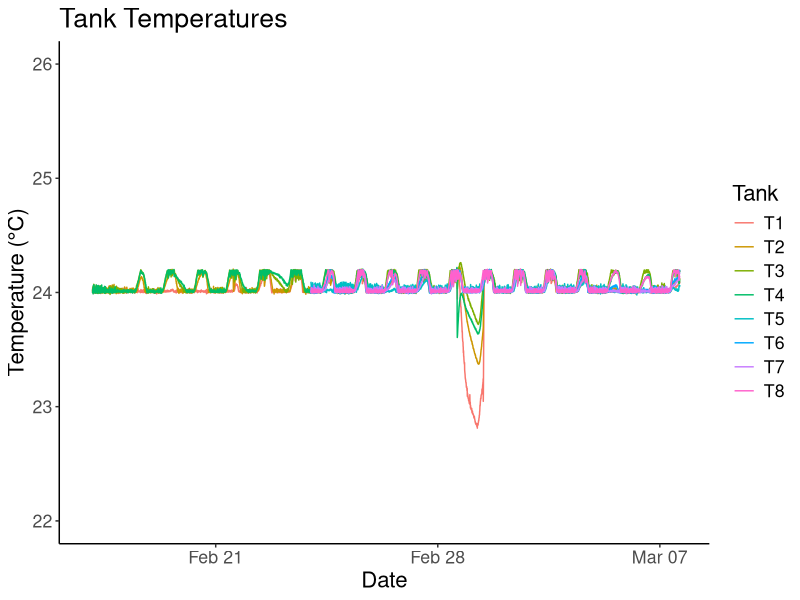
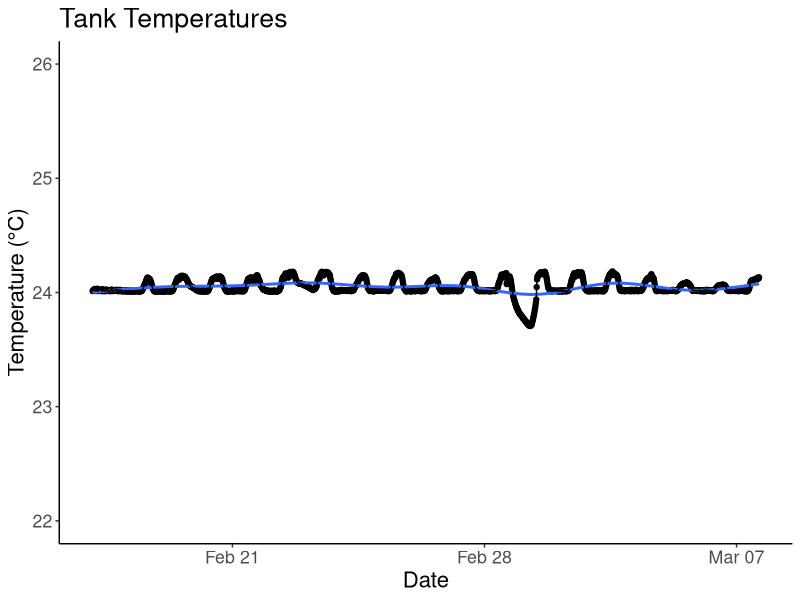
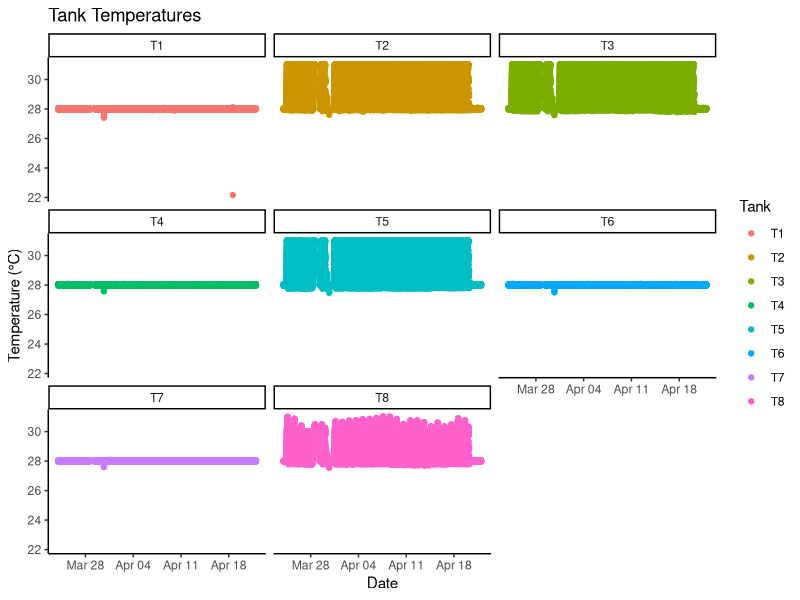
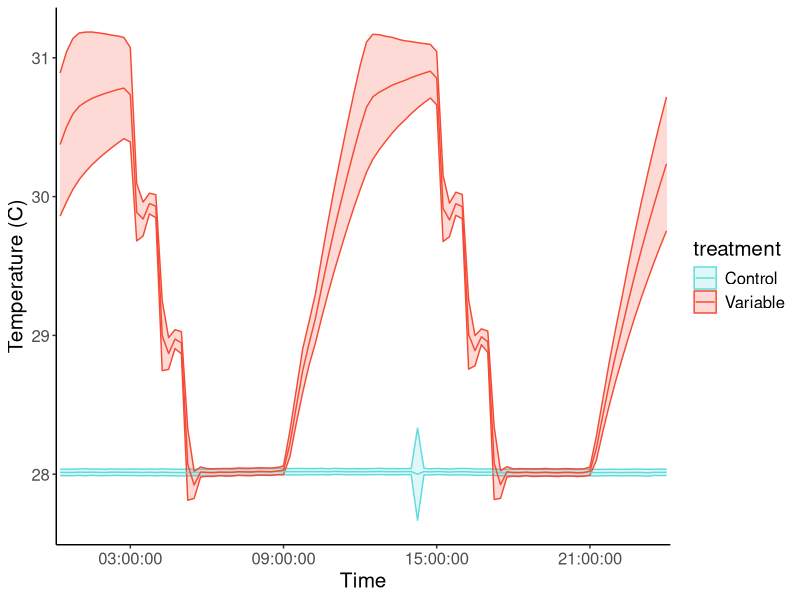
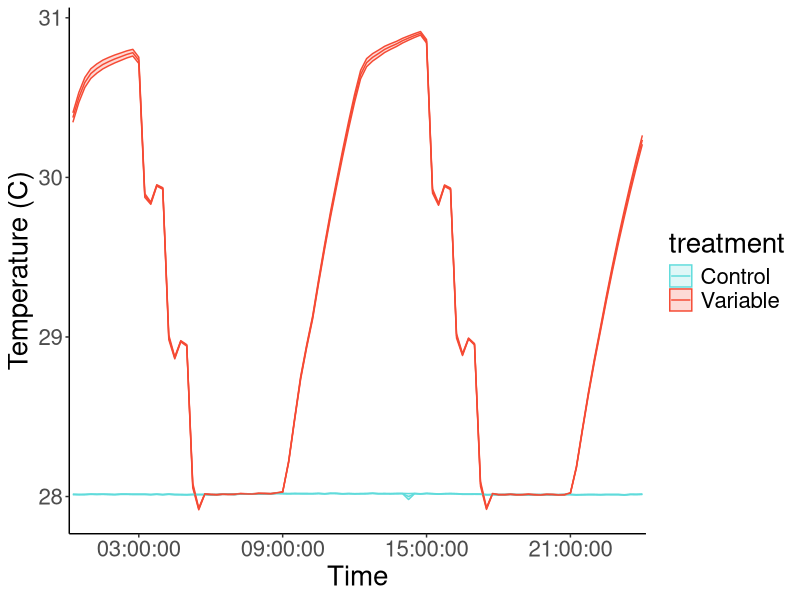
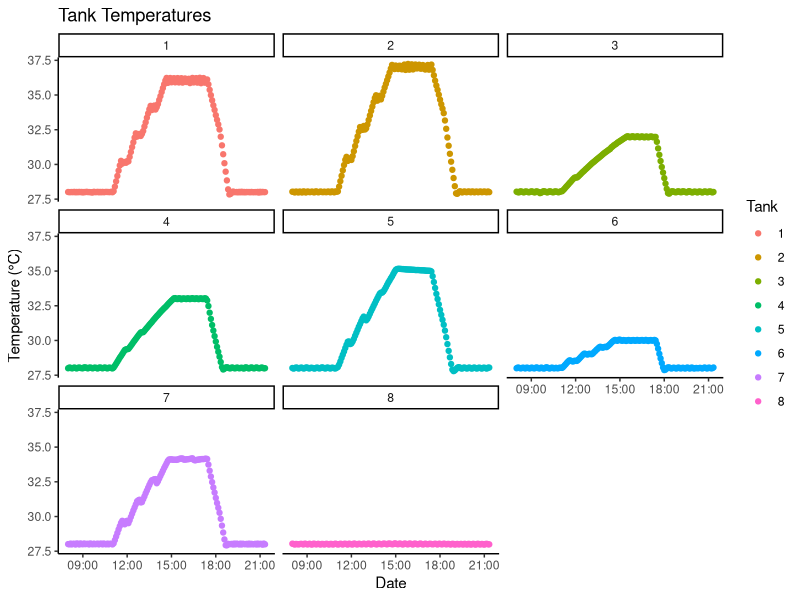
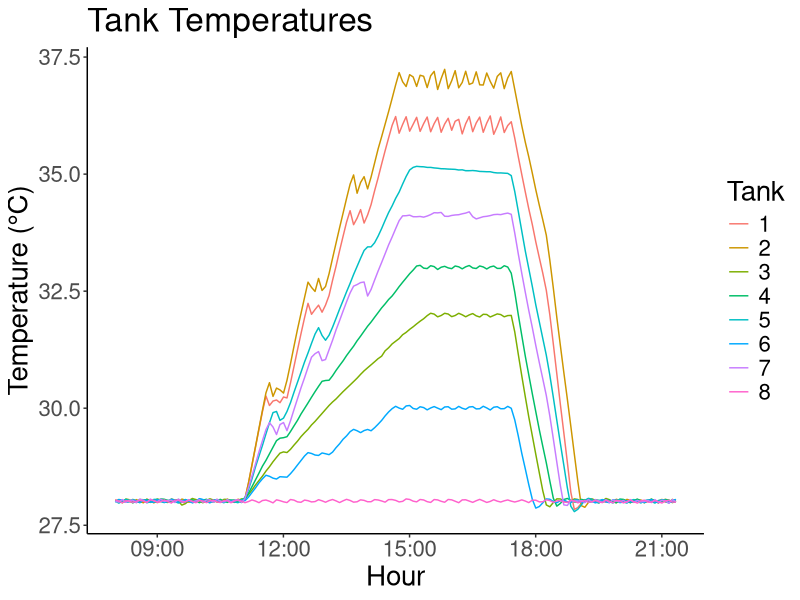
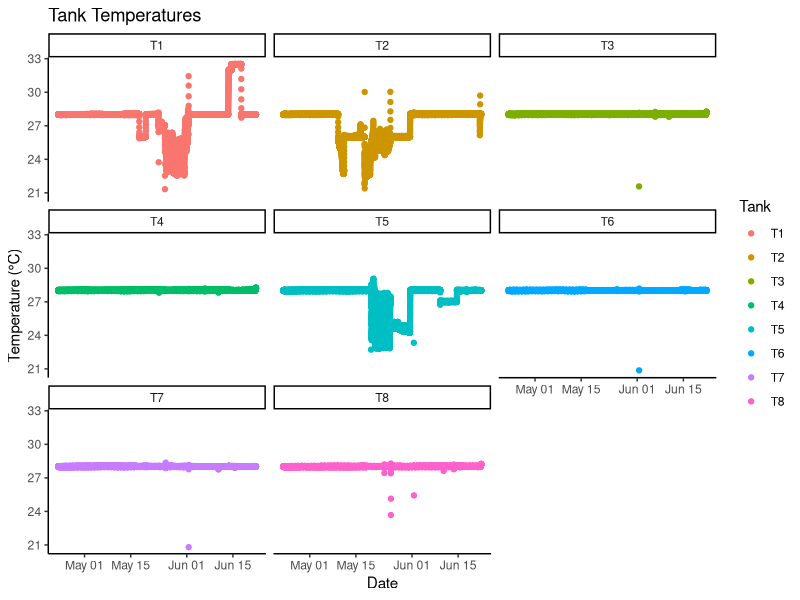

Source code (R) for these figures, in order:
## ---- chunk 1
library(tidyverse)
library(plotrix) #for standard error function

feb4<- readxl::read_xlsx("Data from LabVIEW/20220204_TemperatureData edited.xlsx", col_types = c("date", "numeric", "numeric", 
        "numeric", "numeric", "numeric", 
        "numeric", "numeric", "numeric", 
        "numeric", "numeric", "numeric", 
        "numeric", "numeric", "numeric", 
        "numeric", "numeric"))
feb23 <- readxl::read_xlsx("Data from LabVIEW/20220223_TemperatureData edited.xlsx")
march7 <- readxl::read_xlsx("Data from LabVIEW/20220307_TemperatureData - Copy.xlsx")
march29 <- readxl::read_xlsx("Data from LabVIEW/20220329_TemperatureData.xlsx")
april15 <- readxl::read_xlsx("Data from LabVIEW/20220415_TemperatureData.xlsx")

april25 <- readxl::read_xlsx("Data from LabVIEW/20220425_TemperatureData (1).xlsx") #had to convert to csv because dates weren't reading in correctly

CBASS <- readxl::read_xlsx("Data from LabVIEW/CBASS_labview.xlsx")

may11 <- readxl::read_xlsx("Data from LabVIEW/20220511_TemperatureData.xlsx")
may20 <- readxl::read_xlsx("Data from LabVIEW/20220520_TemperatureData.xlsx")
june10 <- readxl::read_xlsx("Data from LabVIEW/20220610_TemperatureData - Copy.xlsx")
june24 <- readxl::read_xlsx("Data from LabVIEW/20220624_TemperatureData (1).xlsx")
july6 <- readxl::read_xlsx("Data from LabVIEW/20220706_TemperatureData.xlsx", 
    col_types = c("date", "numeric", "numeric", 
        "numeric", "numeric", "numeric", 
        "numeric", "numeric", "numeric", 
        "numeric", "numeric", "numeric", 
        "numeric", "numeric", "numeric", 
        "numeric", "numeric"))
july8 <- readxl::read_xlsx("Data from LabVIEW/20220708_TemperatureData edited.xlsx")
july20 <- read_csv("Data from LabVIEW/20220720_TemperatureData.csv") #had to convert to csv because dates weren't reading in correctly
  july20$Time <- lubridate::mdy_hms(july20$Time)
## ---- chunk 2
acclimation <- bind_rows(feb4, feb23) 
temptreatment<- bind_rows(march7, march29, april15) #treatment started march 24 and ended april 20
  temptreatment %>% filter(Time >= as.Date("2022-03-24") & Time <= as.Date("2022-04-22")) -> temptreatment
CBASS #april 22
recovery <- bind_rows(april15, april25, may11, may20, june10) #recovery started april 23 and ended june 21
  recovery %>% filter(Time >= as.Date("2022-04-23") & Time <= as.Date("2022-06-22")) -> recovery
heatstressassay <- bind_rows(june10, june24, july6, july8, july20) #ramp up started june 21
## ---- chunk 3
#tanks 1-4 had Pclivosa in them since Feb 4, so they were maintained at 24 C. Tanks 5-8 didn't get Acer until Feb 24, so that's why their temps fluctuate before then.
#need to remove tank temps for tanks 5-8 for dates before feb 24 and before feb 17 for tanks 1-4
#ended up doing this manually in Excel

acclimation %>% 
  filter(Time >= as.Date("2022-02-17")) %>% 
  dplyr::select(Time:T8) %>% 
  pivot_longer(T1:T8, names_to="Tank", values_to ="Temp") %>% 
  ggplot(data = .,
       aes(x = Time, y = Temp, color = Tank)) +
  geom_line() + 
  theme_classic() +
  labs(title = "Tank Temperatures",
       y = "Temperature (°C)",
       x = "Date") +
  scale_y_continuous(limits = c(22, 26)) +
  theme(text = element_text(size = 16)) #all font sizes
## ---- chunk 4
#need to clean up this graph,summarize all the tanks together
acclimation$Time <- lubridate::round_date(acclimation$Time, unit = "15 min")

acclimation %>% 
  filter(Time >= as.Date("2022-02-17")) %>% 
  dplyr::select(Time:T8) %>% 
  pivot_longer(T1:T8, names_to="Tank", values_to ="Temp") %>% 
  drop_na(Temp) %>% 
  dplyr::group_by(Time) %>% 
  dplyr::summarise(avg_temp = mean(Temp), se = std.error(Temp)) %>% 
  ggplot(., aes(x=Time, y=avg_temp)) + 
  geom_point() +
  geom_smooth() +
  theme_classic() +
   geom_line() +
  labs(title = "Tank Temperatures",
       y = "Temperature (°C)",
       x = "Date") +
  scale_y_continuous(limits = c(22, 26)) +
  theme(text = element_text(size = 16)) #all font sizes
## ---- chunk 5
#all tanks separated
temptreatment %>% 
  dplyr::select(Time:T8) %>% 
  pivot_longer(T1:T8, names_to="Tank", values_to ="Temp") %>% 
  ggplot(data = .,
       aes(x = Time, y = Temp, color = Tank)) +
  geom_point() + 
  theme_classic() +
  facet_wrap(~Tank) +
  labs(title = "Tank Temperatures",
       y = "Temperature (°C)",
       x = "Date")
## ---- chunk 6
#summary figure of average tank temp during 24-hr period over the 28 days
temptreatment$Time <- lubridate::round_date(temptreatment$Time, unit = "15 min")

temptreatment %>% 
  filter(Time >= "2022-03-24 09:00:00") %>% 
  filter(Time <= "2022-04-20 09:00:00") %>% 
    #remove tissue sampling time points because during those times, you modified the tank temps to all hold at  28 C
  filter(!Time >= "2022-03-30 09:00:00" | !Time <= "2022-03-31 09:00:00") %>% 
  dplyr::select(Time:T8) %>% 
  pivot_longer(T1:T8, names_to="Tank", values_to ="Temp") %>% 
  tidyr::separate(Time, c("Date", "Time"), sep = "\\ ") %>% 
  mutate(treatment = case_when(Tank == "T1" ~ "control",
                               Tank == "T2" ~ "variable",
                               Tank == "T3" ~ "variable",
                               Tank == "T4" ~ "control",
                               Tank == "T5" ~ "variable", 
                               Tank == "T6" ~ "control",
                               Tank == "T7" ~ "control",
                               Tank == "T8" ~ "variable")) %>% 
  dplyr::group_by(Time, treatment) %>% 
  dplyr::summarise(avg_temp = mean(Temp), sd = sd(Temp)) %>% 
  ggplot(., aes(x=Time, y=avg_temp, color = treatment)) + 
  theme_classic() +
  geom_ribbon(aes(fill=treatment, group = treatment, ymin = avg_temp - sd, ymax = avg_temp + sd), alpha = 0.2) +
   geom_line(aes(group = treatment)) +
  scale_x_discrete(breaks = c("03:00:00", "09:00:00", "15:00:00", "21:00:00")) +
  labs(y="Temperature (C)") +
  scale_color_manual(labels=c("Control", "Variable"), values = c( "#60DBDB", "#F54A34"))+
  scale_fill_manual(labels=c("Control", "Variable"), values = c( "#60DBDB", "#F54A34")) +
  theme(text = element_text(size = 15)) 
## ---- chunk 7
#with standard error instead of standard deviation

temptreatment %>% 
  filter(Time >= "2022-03-24 09:00:00") %>% 
  filter(Time <= "2022-04-20 09:00:00") %>% 
    #remove tissue sampling time points because during those times, you modified the tank temps to all hold at  28 C
  filter(!Time >= "2022-03-30 09:00:00" | !Time <= "2022-03-31 09:00:00") %>% 
  dplyr::select(Time:T8) %>% 
  pivot_longer(T1:T8, names_to="Tank", values_to ="Temp") %>% 
  tidyr::separate(Time, c("Date", "Time"), sep = "\\ ") %>% 
  mutate(treatment = case_when(Tank == "T1" ~ "control",
                               Tank == "T2" ~ "variable",
                               Tank == "T3" ~ "variable",
                               Tank == "T4" ~ "control",
                               Tank == "T5" ~ "variable", 
                               Tank == "T6" ~ "control",
                               Tank == "T7" ~ "control",
                               Tank == "T8" ~ "variable")) %>% 
  dplyr::group_by(Time, treatment) %>% 
  dplyr::summarise(avg_temp = mean(Temp), se = std.error(Temp)) %>% 
  ggplot(., aes(x=Time, y=avg_temp, color = treatment)) + 
  theme_classic() +
  geom_ribbon(aes(fill=treatment, group = treatment, ymin = avg_temp - se, ymax = avg_temp + se), alpha = 0.2) +
   geom_line(aes(group = treatment)) +
  scale_x_discrete(breaks = c("03:00:00", "09:00:00", "15:00:00", "21:00:00")) +
  labs(y="Temperature (C)") +
  scale_color_manual(labels=c("Control", "Variable"), values = c( "#60DBDB", "#F54A34"))+
  scale_fill_manual(labels=c("Control", "Variable"), values = c( "#60DBDB", "#F54A34")) +
  theme(text = element_text(size = 20)) 
ggsave("summarytemptreatment.pdf")
## ---- chunk 8
CBASS %>% 
  dplyr::select(Time:`8`) %>% 
  pivot_longer(`1`:`8`, names_to="Tank", values_to ="Temp") %>% 
  ggplot(data = .,
       aes(x = Time, y = Temp, color = Tank)) +
  geom_point() + 
  theme_classic() +
  facet_wrap(~Tank) +
  labs(title = "Tank Temperatures",
       y = "Temperature (°C)",
       x = "Date")
## ---- chunk 9
CBASS %>% 
  dplyr::select(Time:`8`) %>% 
  pivot_longer(`1`:`8`, names_to="Tank", values_to ="Temp") %>% 
  ggplot(data = .,
       aes(x = Time, y = Temp, color = Tank)) +
  geom_line() + 
  theme_classic() +
  labs(title = "Tank Temperatures",
       y = "Temperature (°C)",
       x = "Hour") +
  theme(text = element_text(size = 20)) 
ggsave("CBASStemps.pdf")
## ---- chunk 10
recovery %>% 
  dplyr::select(Time:T8) %>% 
  pivot_longer(T1:T8, names_to="Tank", values_to ="Temp") %>% 
  ggplot(data = .,
       aes(x = Time, y = Temp, color = Tank)) +
  geom_point() + 
  theme_classic() +
  facet_wrap(~Tank) +
  labs(title = "Tank Temperatures",
       y = "Temperature (°C)",
       x = "Date")

#not all of these tanks were used for recovery, check metadata sheet to confirm which tanks we got rid of
## ---- chunk 11
recovery %>% 
  dplyr::select(Time, T3, T4, T6, T7, T8) %>% 
  pivot_longer(T3:T8, names_to="Tank", values_to ="Temp") %>% 
  ggplot(data = .,
       aes(x = Time, y = Temp, color = Tank)) +
  geom_line() + 
  theme_classic() +
  labs(title = "Tank Temperatures",
       y = "Temperature (°C)",
       x = "Date") +
  theme(text = element_text(size = 15)) 
## ---- chunk 12
#need to clean up this graph,summarize all the tanks together
recovery$Time <- lubridate::round_date(recovery$Time, unit = "15 min")

recovery %>% 
  dplyr::filter(Time <= as.Date("2022-06-21")) %>% 
  dplyr::select(Time, T3, T4, T6, T7, T8)  %>% 
  dplyr::select(Time:T8) %>% 
  pivot_longer(T3:T8, names_to="Tank", values_to ="Temp") %>% 
  drop_na(Temp) %>% 
  dplyr::group_by(Time) %>% 
  dplyr::summarise(avg_temp = mean(Temp), se = std.error(Temp)) %>% 
  ggplot(., aes(x=Time, y=avg_temp)) + 
  geom_point() +
  geom_smooth() +
  theme_classic() +
  labs(title = "Tank Temperatures",
       y = "Temperature (°C)",
       x = "Date") +
  scale_y_continuous(limits = c(27, 29)) +
  theme(text = element_text(size = 16)) #all font sizes
## ---- chunk 13
heatstressassay %>% 
  dplyr::select(Time:T8) %>% 
  pivot_longer(T1:T8, names_to="Tank", values_to ="Temp") %>% 
  ggplot(data = .,
       aes(x = Time, y = Temp, color = Tank)) +
  geom_point() + 
  theme_classic() +
  facet_wrap(~Tank) +
  labs(title = "Tank Temperatures",
       y = "Temperature (°C)",
       x = "Date")

#was it just tanks 3, 4, and 8 that we used as the heat stress assay tanks? What was happening in tank 1?
## ---- chunk 14
heatstressassay %>% 
  dplyr::select(Time, T3, T4, T7, T8) %>% 
  pivot_longer(T3:T8, names_to="Tank", values_to ="Temp") %>% 
  ggplot(data = .,
       aes(x = Time, y = Temp, color = Tank)) +
  geom_line() + 
  theme_classic() +
  labs(title = "Tank Temperatures",
       y = "Temperature (°C)",
       x = "Date") +
  theme(text = element_text(size = 15)) 

#this is messy because each tank was "stopped" at different times, depending on when all the corals died or not. there was also a dip in temps for all of them where they went back down to 28 because of human error in setting the program

## ---- chunk 15
heatstressassay$Time <- lubridate::round_date(heatstressassay$Time, unit = "15 min")

heatstressassay %>% 
  dplyr::select(Time, T3, T4, T8) %>% 
  dplyr::select(Time:T8) %>% 
  pivot_longer(T3:T8, names_to="Tank", values_to ="Temp") %>% 
  drop_na(Temp) %>% 
  filter(Time <= as.Date("2022-07-15")) %>% 
  dplyr::group_by(Time) %>% 
  dplyr::summarise(avg_temp = mean(Temp), se = std.error(Temp)) %>% 
  ggplot(., aes(x=Time, y=avg_temp)) + 
  geom_point() +
  geom_smooth() +
  theme_classic() +
  labs(title = "Tank Temperatures",
       y = "Temperature (°C)",
       x = "Date") +
  #scale_y_continuous(limits = c(27, 29)) +
  theme(text = element_text(size = 16)) #all font sizes
